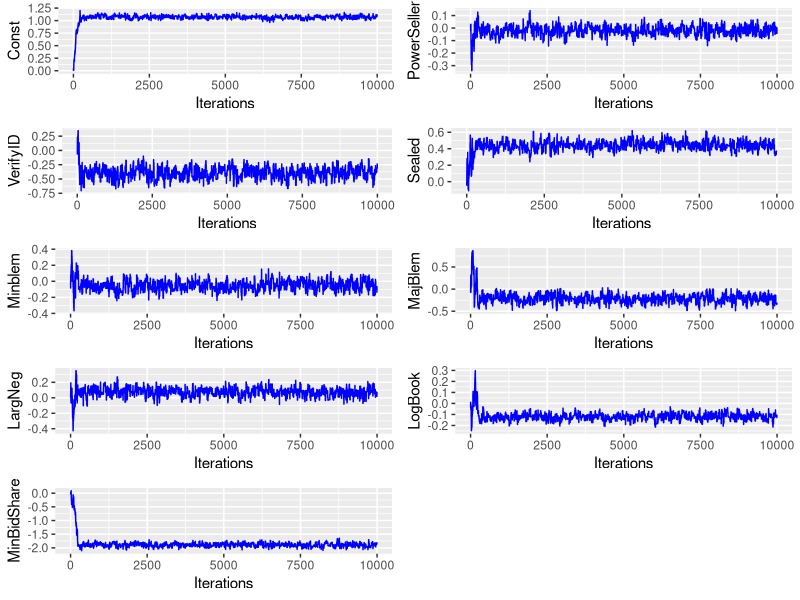
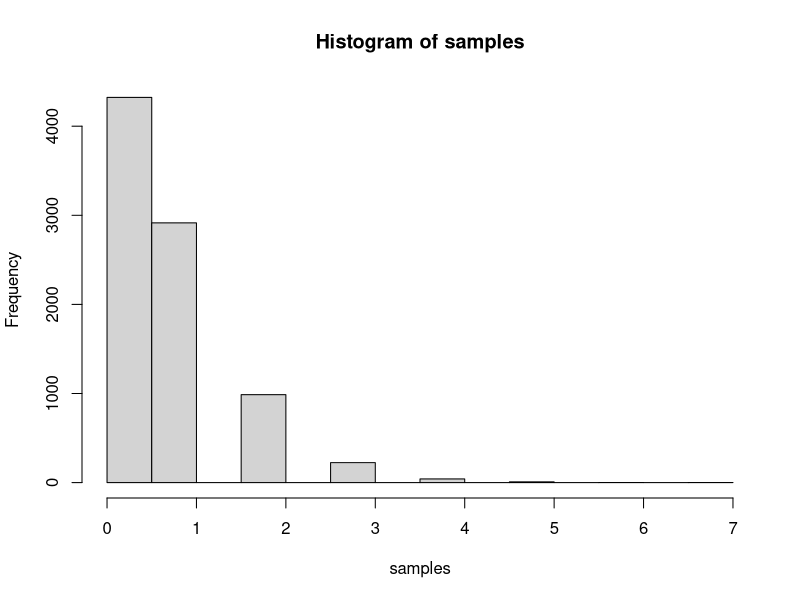

The R source for these figures, in order:
## ---- chunk 1
knitr::opts_chunk$set(echo = TRUE)
knitr::opts_chunk$set(fig.align = "center")
knitr::opts_chunk$set(fig.width=8, fig.height=5)
knitr::opts_chunk$set(warning=FALSE)
library(mvtnorm)
library(ggplot2)
library(gridExtra)



## ---- chunk 2
ebay_data <- read.table("eBayNumberOfBidderData.dat", header = TRUE)

model <- glm(formula = nBids ~ .,data = ebay_data[,-2],family = 'poisson')

summary(model)
## ---- chunk 3
LogPosteriorFunc <- function(betas, X, y, mu, Sigma){
  log_prior <- dmvnorm(betas, mu, Sigma, log=TRUE)
  log_likelihood <- sum(X%*%betas * y - exp(X%*%betas) -log(factorial(y)))
  return(log_prior + log_likelihood)
}

# Initialize values
#remove 1st column since that is target variable and convert to matrix 
n_cols <- ncol(ebay_data[,-1])
covariates <- as.matrix(ebay_data[,-1])
labels <- as.matrix(ebay_data[,1])
mu <- rep(0, n_cols)
initVal <- matrix(0, n_cols, 1)
Sigma <- as.matrix(100 * solve(t(covariates)%*%covariates))

# Optimizer
OptimRes <- optim(initVal, LogPosteriorFunc, gr = NULL, y = labels, X = covariates,
                  mu = mu, Sigma = Sigma, method=c("BFGS"), 
                  control=list(fnscale=-1), hessian=TRUE)

beta_mode <- OptimRes$par
jacobian <- OptimRes$hessian
inv_jacobian <- -solve(jacobian)

beta_draws <- as.matrix(rmvnorm(10000,mean = beta_mode,sigma = inv_jacobian))
beta_estimates <- colMeans(beta_draws)


## ---- chunk 4
MetHas_RandomWalk <- function(nDraws,fun,mu,Sigma,c){
  
  #initialize matrix 
  draw_matrix <- matrix(0,nrow = nDraws,ncol = n_cols)
  #initialize first row to mu 
  draw_matrix[1,] <- mu
  
  for(i in 2:nDraws){
    # sample from multivariate normal distribution
    proposed_sample <- as.vector(rmvnorm(n = 1,mean = draw_matrix[i-1,],
                                         sigma = c*as.matrix(Sigma)))
    #print(proposed_sample)
    # IMPORTANT : the log is inside the posterior function
    log_acceptance_prob <- exp(fun(proposed_sample)- fun(draw_matrix[i-1,]))
    
    #random sample
    u <- runif(1)
    # calculate acceptance probability
    a <- min(1,log_acceptance_prob)
    
    
    if(u <= a){
      #accept sample
      draw_matrix[i,] <- proposed_sample
    }
    else{
      # stay at same values from previous draw
      draw_matrix[i,] <- draw_matrix[i-1,]
    }
    
  }
  return(draw_matrix)
}
  
logPostFunc <- function(theta){
  res <- dmvnorm(theta,mean = beta_estimates,sigma = inv_jacobian,log = TRUE)
  if(is.na(res)){
    print(theta)
  }
  return(res)
}

df <- MetHas_RandomWalk(nDraws = 10000,fun = logPostFunc,mu = rep(0,n_cols),
                        Sigma = inv_jacobian,c = 1)
# assign colnames
colnames(df) <- colnames(ebay_data)[2:10]

## plotting 
plot_list <- list()
for (col in colnames(df)) {
  # Plot iterations vs every column
  p <- ggplot(data = as.data.frame(df), aes_string(x = 1:nrow(df), y = col)) +
    geom_line(col = 'blue') +
    labs(x = "Iterations", y = col) 
  
  #show plot
  #print(p)
  plot_list[[col]] <- p
}

# Arranging in 1 fig
grid.arrange(grobs = plot_list, ncol = 2)

## ---- chunk 5
# extra 1 at the start for the intercept - Const
new_data <- c(1,1,0,1,0,1,0,1.2,0.8)

# lambda =  e^Beta*x
# discarding first 1500 samples as burn-in period
lambda <- exp(df[-c(1:1500),] %*% new_data)

samples <- c()

for (i in 1:nrow(df[-c(1:1500),])) {
  #sample from each row of df to get the predictive distribution based on the     
  #posterior betas
  samples[i] <- rpois(1,lambda = lambda[i])
  
}

hist(samples)

res <- length(samples[samples == 0])/length(samples)
